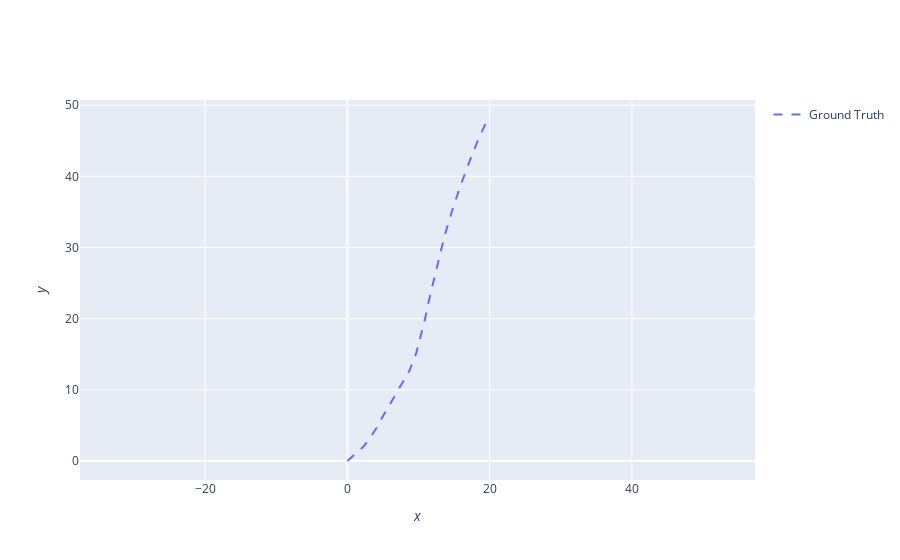

The notebook cell saved with this chart:
### Markdown cell above
After the ground truth path has been generated let us plot the results

### Code cell
from stonesoup.plotter import Plotterly
plotter = Plotterly()
plotter.plot_ground_truths(truth_path, [0, 2])
plotter.fig
